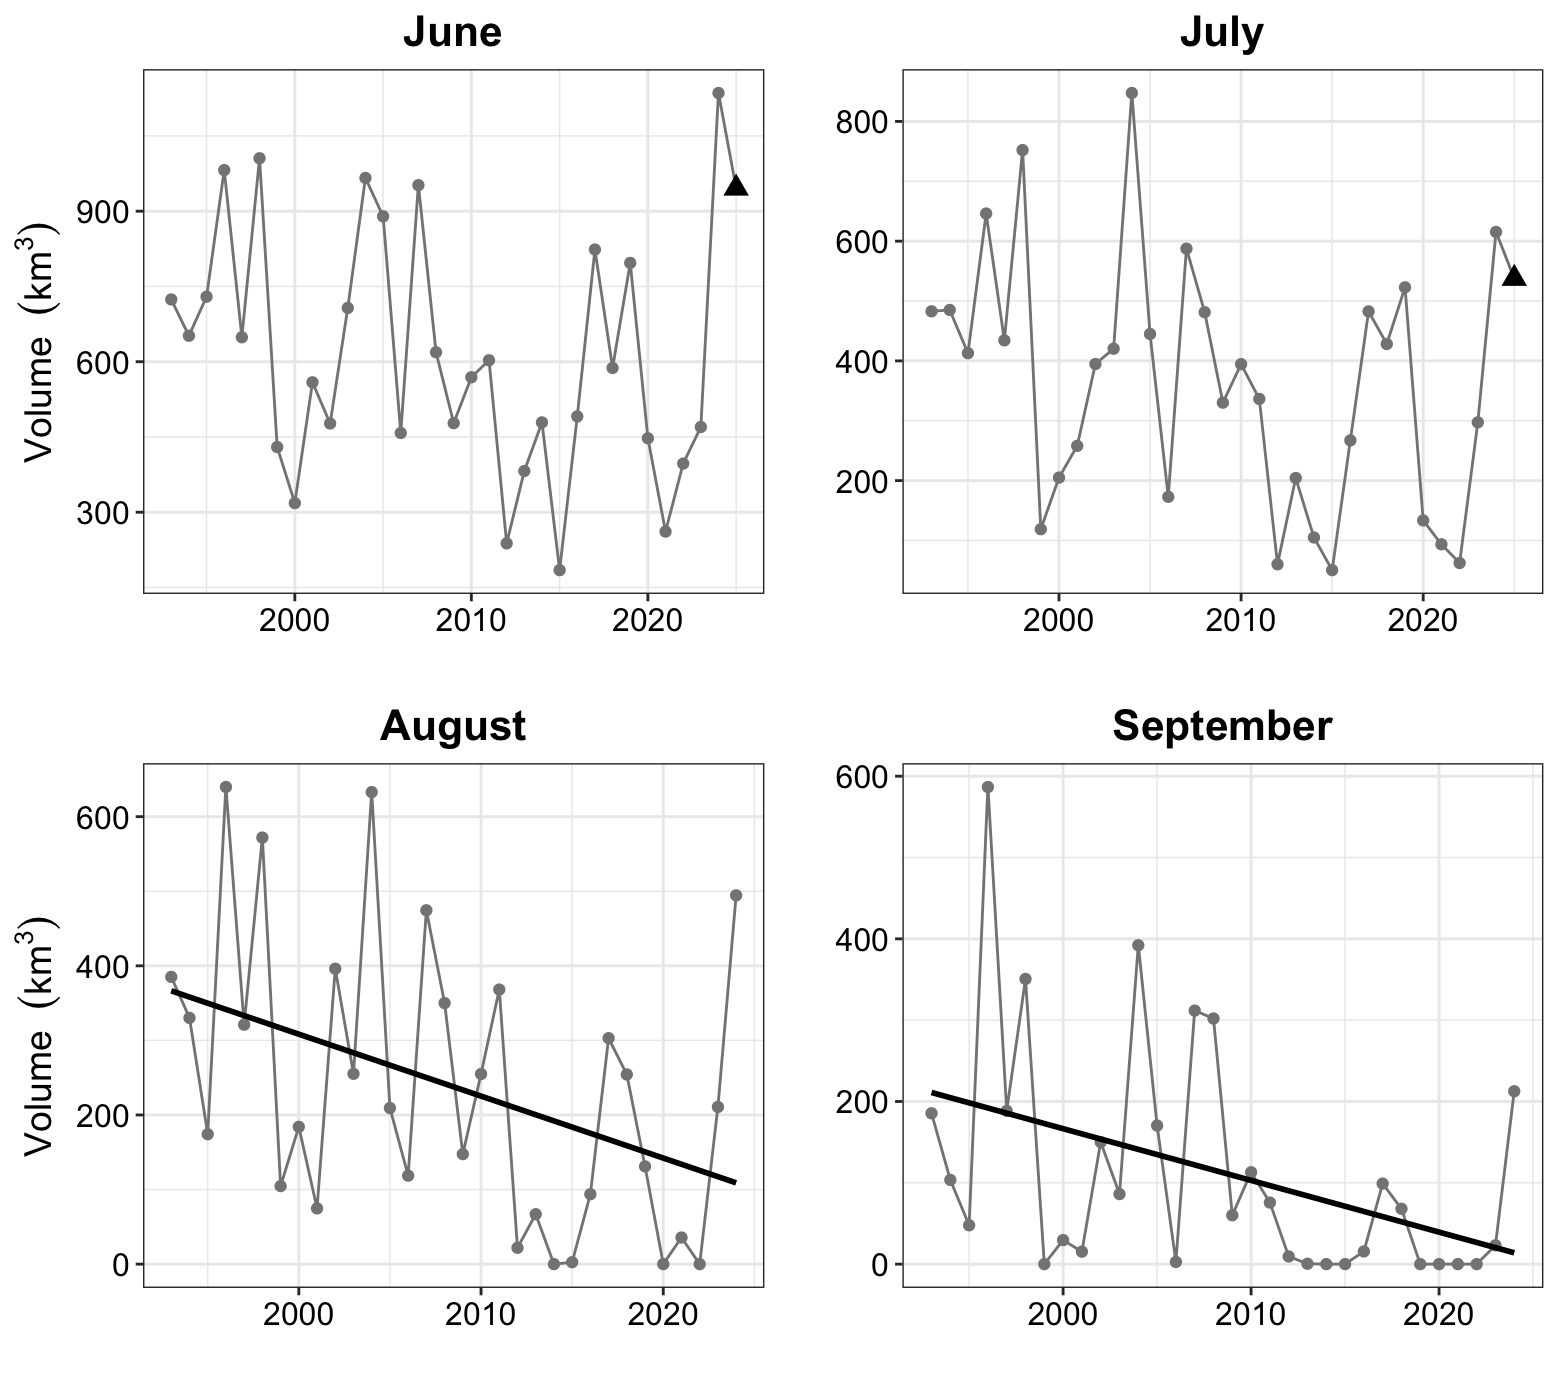

The R source for this figure:
## Figures for Sea Surface Salinity Seasonally

## **Laura Gruenburg, lagruenburg@gmail.com**

#   **LAST UPDATED: October 27, 2025**

setwd("~/Desktop/NYB_Indicators_Calculations/")
source("Deriv.R")
library(mgcv)
library(ggplot2)
#library(mgcViz)


#######Load the datasets
setwd("~/Desktop/NYB_Indicators_Calculations/Final_Timeseries_Figures/Timeseries_Files_2025")
cp<-read.csv("COld_Pool_2025.csv", header = TRUE)
cp$volume <- cp$volume/(1000*1000*1000)

linearMod_april<- lm(volume ~ year, data=cp[cp$month == 4,])
summary(linearMod_april) #not significant

linearMod_may<- lm(volume ~ year, data=cp[cp$month == 5,])
summary(linearMod_may) #not significant

linearMod_june<- lm(volume ~ year, data=cp[cp$month == 6,])
summary(linearMod_june) #not significant

linearMod_july<- lm(volume ~ year, data=cp[cp$month == 7,])
summary(linearMod_july) # not significant

linearMod_aug<- lm(volume ~ year, data=cp[cp$month == 8,])
summary(linearMod_aug) #significant 95%

linearMod_sep<- lm(volume ~ year, data=cp[cp$month == 9,])
summary(linearMod_sep) #significant 95%

linearMod_oct<- lm(volume ~ year, data=cp[cp$month == 10,])
summary(linearMod_oct) #significant 95%


# JUNE

qjune = quantile(cp[cp$month == 6,]$volume, probs = c(.30,.70))

# find the last 5 years mean
mn_june5 = mean(cp[cp$month == 6 & cp$year >= 2021,]$volume)
# what quintile the data is in
mn_june5 > qjune

# Creat a GAM - adjust k and remember to check model
mod_june<- gam(volume ~ s(year, k=5), data = cp[cp$month == 6,])
summary(mod_june) #check out model
gam.check(mod_june)

pdata_w <- with(cp[cp$month == 6,], data.frame(year = year))
p2_mod_june <- predict(mod_june, newdata = pdata_w,  type = "terms", se.fit = TRUE)
intercept_w =  618.3764   # look at p2_mod and extract the intercept
pdata_w <- transform(pdata_w, p2_mod_june = p2_mod_june$fit[,1], se2_w = p2_mod_june$se.fit[,1])

#  Now that we have the model prediction, the next step is to calculate the first derivative
#  Then determine which increases and decreases are significant
Term = "year"
mod_june.d <- Deriv(mod_june, n=33) # n is the number of Xs
mod_june.dci <- confint(mod_june.d, term = Term)
mod_june.dsig <- signifD(pdata_w$p2_mod_june, d = mod_june.d[[Term]]$deriv,
                         +                    mod_june.dci[[Term]]$upper, mod_june.dci[[Term]]$lower)

# Take a quick look to make sure it appears ok before final plotting
plot(volume ~ year, data = cp[cp$month == 6,])
lines(volume ~ year, data = cp[cp$month == 6,])
lines(p2_mod_june+intercept_w ~ year, data = pdata_w, type = "n")
lines(p2_mod_june+intercept_w ~ year, data = pdata_w)
lines(unlist(mod_june.dsig$incr)+intercept_w ~ year, data = pdata_w, col = "blue", lwd = 3)
lines(unlist(mod_june.dsig$decr)+intercept_w ~ year, data = pdata_w, col = "red", lwd = 3)

linearmod_june<- lm(volume ~ year, data=cp[cp$month == 6,])
summary(linearmod_june)

june_plot <- ggplot() + 
  geom_line(data = cp[cp$month == 6,], aes(x = year, y = volume), color = 'grey52') +
  geom_point(data = cp[cp$month == 6,], aes(x = year, y = volume), color = 'grey52') + 
  geom_point(data = cp[cp$month == 6,][33,], aes(x= year, y = volume), shape = 17, size =3) +
  #geom_smooth(data = cp[cp$month == 6,], aes(x = year, y = volume), method = lm, se = FALSE, color = 'black') + 
  #geom_line(data=pdata_w, aes(x = year, y = p2_mod_june+intercept_w), se = FALSE, color = 'black', linetype = 'twodash', size = 1) + 
  #geom_line(data = pdata_w, aes(y = unlist(mod_june.dsig$incr)+intercept_w, x = year), color = "blue", size = 1) + 
  #geom_line(data = pdata_w, aes(y = unlist(mod_june.dsig$decr)+intercept_w, x = year), color = 'red', size = 1) + 
  theme_bw() +
  labs (y = bquote("Volume "~(km^3)~" "), x =' ',title = 'June') + 
  theme(plot.title=element_text(size = 16,face = 'bold',hjust = 0.5), axis.title=element_text(size = 14, face = 'bold'), axis.text= element_text(color = 'black', size = 12))

# JULY

qJuly = quantile(cp[cp$month == 7,]$volume, probs = c(.30, .70))

# find the last 5 years mean
mn_July5 = mean(cp[cp$month == 7 & cp$year >= 2021,]$volume)
# what quintile the data is in
mn_July5 > qJuly

#the last cp Julyue is not averaging all the cp months so it looks anomalously low
#cp = cp[cp$X<77,]
# Creat a GAM - adjust k and remember to check model
mod_july<- gam(volume ~ s(year, k=5), data = cp[cp$month == 7,])
summary(mod_july) #check out model
gam.check(mod_july)

pdata_july <- with(cp[cp$month == 7,], data.frame(year = year))
p2_mod_july <- predict(mod_july, newdata = pdata_july,  type = "terms", se.fit = TRUE)
intercept_july = 365.6449     # look at p2_mod and extract the intercept
pdata_july <- transform(pdata_july, p2_mod_july = p2_mod_july$fit[,1], se2_july = p2_mod_july$se.fit[,1])

#  Now that we have the model prediction, the next step is to calculate the first derivative
#  Then determine which increases and decreases are significant
Term = "year"
mod_july.d <- Deriv(mod_july, n=33) # n is the number of Xs
mod_july.dci <- confint(mod_july.d, term = Term)
mod_july.dsig <- signifD(pdata_july$p2_mod_july, d = mod_july.d[[Term]]$deriv,
                         +                    mod_july.dci[[Term]]$upper, mod_july.dci[[Term]]$lower)

# Take a quick look to make sure it appears ok before final plotting
plot(volume ~ year, data = cp[cp$month == 7,])
lines(volume ~ year, data = cp[cp$month == 7,])
lines(p2_mod_july+intercept_july ~ year, data = pdata_july, type = "n")
lines(p2_mod_july+intercept_july ~ year, data = pdata_july)
lines(unlist(mod_july.dsig$incr)+intercept_july ~ year, data = pdata_july, col = "blue", lwd = 3)
lines(unlist(mod_july.dsig$decr)+intercept_july ~ year, data = pdata_july, col = "red", lwd = 3)

linearMod_july<- lm(volume ~ year, data=cp[cp$month == 7,])
summary(linearMod_july)

july_plot <- ggplot() + 
  geom_line(data = cp[cp$month == 7,], aes(x = year, y = volume), color = 'grey52') +
  geom_point(data = cp[cp$month == 7,], aes(x = year, y = volume), color = 'grey52') + 
  geom_point(data = cp[cp$month == 7,][33,], aes(x= year, y = volume), shape = 17, size =3) +
  #geom_smooth(data = cp[cp$month == 7,], aes(x = year, y = volume), method = lm, se = FALSE, color = 'black') + 
  #geom_line(data=pdata_july, aes(x = year, y = p2_mod_july+intercept_july), se = FALSE, color = 'black', linetype = 'twodash', size = 1) + 
  #geom_line(data = pdata_july, aes(y = unlist(mod_july.dsig$incr)+intercept_july, x = year), color = "blue", size = 1) + 
  #geom_line(data = pdata_july, aes(y = unlist(mod_july.dsig$decr)+intercept_july, x = year), color = 'red', size = 1) + 
  theme_bw() +
  labs (y = bquote(" "), x = ' ', title = 'July') + 
  theme(plot.title=element_text(size = 16,face = 'bold',hjust = 0.5), axis.title=element_text(size = 14, face = 'bold'), axis.text= element_text(color = 'black', size = 12))

# August


qAugust = quantile(cp[cp$month == 8,]$volume, probs = c(.30, .70))

# find the last 5 years mean
mn_August5 = mean(cp[cp$month == 8 & cp$year >= 2020,]$volume)
# what quintile the data is in
mn_August5 > qAugust

# Creat a GAM - adjust k and remember to check model
mod_aug<- gam(volume ~ s(year, k=5), data = cp[cp$month == 8,])
summary(mod_aug) #check out model
gam.check(mod_aug)

pdata_aug <- with(cp[cp$month == 8,], data.frame(year = year))
p2_mod_aug <- predict(mod_aug, newdata = pdata_aug,  type = "terms", se.fit = TRUE)
intercept_aug = 237.7354  # look at p2_mod and extract the intercept
pdata_aug <- transform(pdata_aug, p2_mod_aug = p2_mod_aug$fit[,1], se2_aug = p2_mod_aug$se.fit[,1])

#  Now that we have the model prediction, the next step is to calculate the first derivative
#  Then determine which increases and decreases are significant
Term = "year"
mod_aug.d <- Deriv(mod_aug, n=32) # n is the number of Xs
mod_aug.dci <- confint(mod_aug.d, term = Term)
mod_aug.dsig <- signifD(pdata_aug$p2_mod_aug, d = mod_aug.d[[Term]]$deriv,
                        +                    mod_aug.dci[[Term]]$upper, mod_aug.dci[[Term]]$lower)

# Take a quick look to make sure it appears ok before final plotting
plot(volume ~ year, data = cp[cp$month == 8,])
lines(volume ~ year, data = cp[cp$month == 8,])
lines(p2_mod_aug+intercept_aug ~ year, data = pdata_aug, type = "n")
lines(p2_mod_aug+intercept_aug ~ year, data = pdata_aug)
lines(unlist(mod_aug.dsig$incr)+intercept_aug ~ year, data = pdata_aug, col = "blue", lwd = 3)
lines(unlist(mod_aug.dsig$decr)+intercept_aug ~ year, data = pdata_aug, col = "red", lwd = 3)

linearMod_aug<- lm(volume ~ year, data=cp[cp$month == 8,])
summary(linearMod_aug)

aug_plot <- ggplot() + 
  geom_line(data = cp[cp$month == 8,], aes(x = year, y = volume), color = 'grey52') +
  geom_point(data = cp[cp$month == 8,], aes(x = year, y = volume), color = 'grey52') + 
  #geom_point(data = cp[cp$month == 8,][42,], aes(x= year, y = volume), shape = 17, size =3) +
  geom_smooth(data = cp[cp$month == 8,], aes(x = year, y = volume), method = lm, se = FALSE, color = 'black') + 
  #geom_line(data=pdata_aug, aes(x = year, y = p2_mod_aug+intercept_aug), se = FALSE, color = 'black', linetype = 'twodash', size = 1) + 
  #geom_line(data = pdata_aug, aes(y = unlist(mod_aug.dsig$incr)+intercept_aug, x = year), color = "blue", size = 1) + 
  #geom_line(data = pdata_aug, aes(y = unlist(mod_aug.dsig$decr)+intercept_aug, x = year), color = 'red', size = 1) + 
  theme_bw() +
  labs (y = bquote("Volume "~(km^3)~" "), x = ' ', title = 'August') + 
  theme(plot.title=element_text(size = 16,face = 'bold',hjust = 0.5), axis.title=element_text(size = 14, face = 'bold'), axis.text= element_text(color = 'black', size = 12))

# September

qSeptember = quantile(cp[cp$month == 9,]$volume, probs = c(.30, .70))

# find the last 5 years mean
mn_September5 = mean(cp[cp$month == 9 & cp$year >= 2020,]$volume)
# what quintile the data is in
mn_September5 > qSeptember

mn_September = mean(cp[cp$month == 9,]$volume)
#standard deviation
sd_September = sd(cp[cp$month == 9,]$volume)
# find the last 5 years mean
mn_September5 = mean(cp[cp$month == 9,]$volume[cp$year >= 2019])
# see if the average of the last 5 years is greater than 1sd from the long term mean
mn_September - sd_September > mn_September5 # if this is TRUE then the short term trend is above average in the indicators at a glance table.


# 
mod_sep<- gam(volume ~ s(year, k=5), data = cp[cp$month == 9, ])
summary(mod_sep) #check out model
gam.check(mod_sep)

pdata_sep <- with(cp[cp$month == 9, ], data.frame(year = year))
p2_mod_sep <- predict(mod_sep, newdata = pdata_sep,  type = "terms", se.fit = TRUE)
intercept_sep =  112.4906    # look at p2_mod and extract the intercept
pdata_sep <- transform(pdata_sep, p2_mod_sep = p2_mod_sep$fit[,1], se2_sep = p2_mod_sep$se.fit[,1])

#  Now that we have the model prediction, the next step is to calculate the first derivative
#  Then determine which increases and decreases are significant
Term = "year"
mod_sep.d <- Deriv(mod_sep, n=32) # n is the number of Xs
mod_sep.dci <- confint(mod_sep.d, term = Term)
mod_sep.dsig <- signifD(pdata_sep$p2_mod_sep, d = mod_sep.d[[Term]]$deriv,
                        +                    mod_sep.dci[[Term]]$upper, mod_sep.dci[[Term]]$lower)

# Take a quick look to make sure it appears ok before final plotting
plot(volume ~ year, data = cp[cp$month == 9, ])
lines(volume ~ year, data = cp[cp$month == 9, ])
lines(p2_mod_sep+intercept_sep ~ year, data = pdata_sep, type = "n")
lines(p2_mod_sep+intercept_sep ~ year, data = pdata_sep)
lines(unlist(mod_sep.dsig$incr)+intercept_sep ~ year, data = pdata_sep, col = "blue", lwd = 3)
lines(unlist(mod_sep.dsig$decr)+intercept_sep ~ year, data = pdata_sep, col = "red", lwd = 3)

linearMod_sep<- lm(volume ~ year, data=cp[cp$month == 9, ])
summary(linearMod_sep)

sep_plot <- ggplot() + 
  geom_line(data = cp[cp$month == 9, ], aes(x = year, y = volume), color = 'grey52') +
  geom_point(data = cp[cp$month == 9, ], aes(x = year, y = volume), color = 'grey52') + 
  #geom_point(data = cp[cp$month == 9, ][41,], aes(x= year, y = volume), shape = 17, size =3) +
  geom_smooth(data = cp[cp$month == 9, ], aes(x = year, y = volume), method = lm, se = FALSE, color = 'black') + 
  #geom_line(data = pdata_sep, aes(x = year, y = p2_mod_sep+intercept_sep), se = FALSE, color = 'black', linetype = 'twodash', size = 1) + 
  #geom_line(data = pdata_sep, aes(y = unlist(mod_sep.dsig$incr)+intercept_sep, x = year), color = "blue", size = 1) + 
  #geom_line(data = pdata_sep, aes(y = unlist(mod_sep.dsig$decr)+intercept_sep, x = year), color = 'red', size = 1) + 
  theme_bw() +
  labs (y = bquote(" "), x = '', title = 'September') + 
  theme(plot.title=element_text(size = 16,face = 'bold',hjust = 0.5), axis.title=element_text(size = 14, face = 'bold'), axis.text= element_text(color = 'black', size = 12))

# Now plot all 4 together
library(ggpubr)

ggarrange(june_plot,july_plot,aug_plot,sep_plot,nrow=2,ncol=2)
